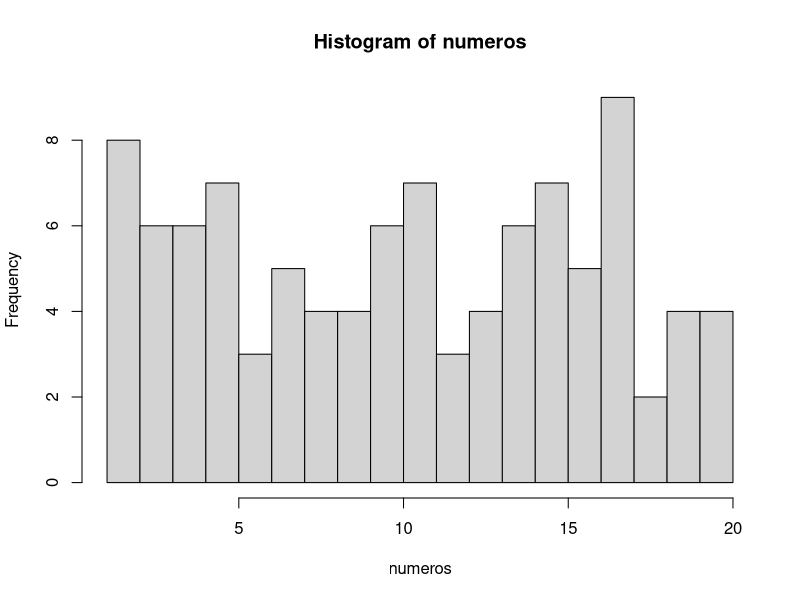

Reproduce this figure in R.
## ---- chunk 1
numeros <- sample(1:20, 100, TRUE)
numeros
## ---- chunk 2
mediana <- median(numeros)
mediana
## ---- chunk 3
media <- mean(numeros)
media
## ---- chunk 4
# El argumento breaks nos permite dividir en histograma en las partes que queramos
hist(numeros, breaks = 20)
## ---- chunk 5
tabla.frecuencias <- data.frame(table(numeros))
tabla.frecuencias
## ---- chunk 6
# Con la función seq, creamos una secuencia de 1 a 10 en intervalos de 0.1 en 0.1
secuencia <- seq(1, 10, 0.1)
muestra <- sample(secuencia, 100, TRUE)
muestra
## ---- chunk 7
mediana.muestra <- median(muestra)
mediana.muestra

## ---- chunk 8
media.muestra <- mean(muestra)
media
## ---- chunk 9
tabla.muestra <- data.frame(table(muestra))
tabla.muestra
